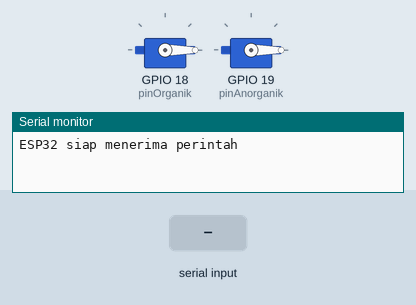
Recording of a sketch running on a simulated ESP32. On the bench: 2 × servo, the last lines printed to the serial monitor. Inputs (shaded band) come from the test bench. Nothing arrives over Bluetooth unless stated.

Above: at 1.2 s.
1.3 s: "organik\n" received over the second serial link
At 2.3 s:
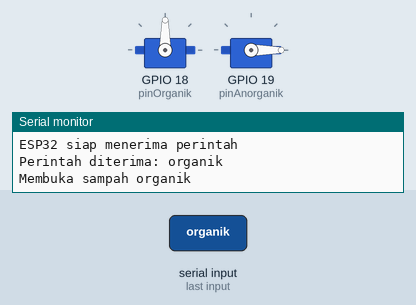
2.8 s: "anorganik\n" received over the second serial link
At 4.6 s:
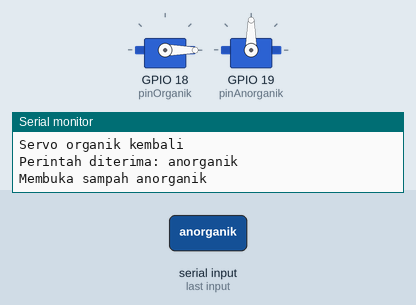
Timing chart, 0 to 8.8 s (numbered marks = the images above; inputs shaded):
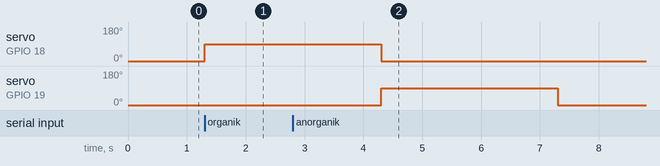

Measured:
- after the input at 1.3 s, servo on GPIO 18 (pinOrganik): 0° → 90° at once
- after the input at 2.8 s, servo on GPIO 19 (pinAnorganik): 0° → 90° after 1.5 s, → 0° 3.0 s later

The sketch:

debungging_esp32.ino
```cpp
#include <BluetoothSerial.h>
#include <ESP32Servo.h>

BluetoothSerial SerialBT;

Servo servoOrganik;
Servo servoAnorganik;

int pinOrganik = 18;
int pinAnorganik = 19;

void setup() {

  Serial.begin(115200);
  SerialBT.begin("ESP32_SAMPAH");

  Serial.println("ESP32 siap menerima perintah");

  servoOrganik.attach(pinOrganik);
  servoAnorganik.attach(pinAnorganik);

  servoOrganik.write(0);
  servoAnorganik.write(0);

}

void loop() {

  if (SerialBT.available()) {

    String cmd = SerialBT.readStringUntil('\n');
    cmd.trim();

    Serial.print("Perintah diterima: ");
    Serial.println(cmd);

    if (cmd == "organik") {

      Serial.println("Membuka sampah organik");

      servoOrganik.write(90);
      delay(3000);
      servoOrganik.write(0);

      Serial.println("Servo organik kembali");

    }

    else if (cmd == "anorganik") {

      Serial.println("Membuka sampah anorganik");

      servoAnorganik.write(90);
      delay(3000);
      servoAnorganik.write(0);

      Serial.println("Servo anorganik kembali");

    }

    else if (cmd == "tutup") {

      Serial.println("Menutup semua servo");

      servoOrganik.write(0);
      servoAnorganik.write(0);

    }

    else {

      Serial.println("Perintah tidak dikenal");

    }

  }

}
```
